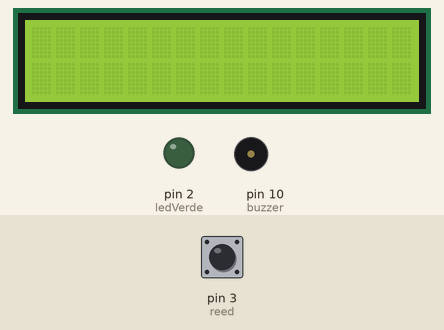
The sketch below on a simulated Arduino Uno, built with avr-gcc and run on an emulated ATmega328P. Shown: 16×2 character LCD, output pins drawn as LEDs (lit = HIGH), buzzer (waves = sounding). Dashed ring = blinking. The inputs (shaded band) are chosen by the test bench; at power-on: pin 3 (reed) HIGH. Sleep ends after the set time or at an interrupt.

Above: at 1.2 s.
1.3 s: pin 3 (reed) pulsed LOW 5 times (0.12 s each, 0.3 s apart)
At 1.82 s:
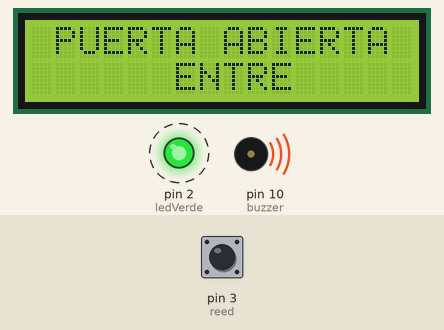
At 3.3 s:
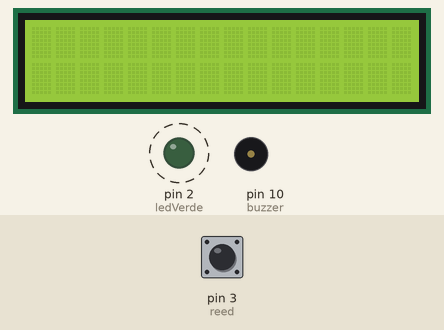
Timing chart, 0 to 4.8 s (numbered marks = the images above; inputs shaded):
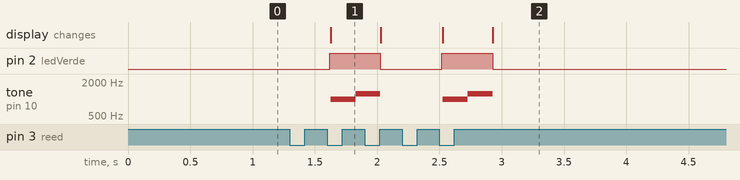

Measured:
- after the input at 1.3 s, pin 2 (ledVerde): alternates HIGH for 0.41 s and LOW for 0.49 s, 4 changes in all, then stays LOW, starting after 0.32 s; tone on pin 10 (buzzer): plays 1000 Hz for 0.20 s, 1250 Hz for 0.20 s, 1000 Hz for 0.20 s, 1250 Hz for 0.20 s, starting after 0.33 s; the display: changes after 0.33 s (image 1)

The sketch:

Practica_2.ino
```cpp
//Alarma para el acceso a una puerta
//Sandra Luz Godinez Guerrero
//Sistemas Programables

#include <avr/sleep.h>
#include <LiquidCrystal.h>

//Crear el objeto LCD con los números correspondientes (rs, en, d4, d5, d6, d7)
LiquidCrystal lcd(8, 9, 4, 5, 6, 7);

//Definir pines usados
#define ledVerde 2
#define reed 3
#define buzzer 10

//definir frecuencias para el buzzer
const int tono1 = 1000;
const int tono2 = 1250;

//Variable para almacenar el estado del reed switch
volatile int value = HIGH;

void setup() {
  //Configurar entradas y salidas
  pinMode(reed, INPUT_PULLUP);
  pinMode(ledVerde, OUTPUT);
  pinMode(buzzer, OUTPUT);
  lcd.begin(16, 2);

  //Modo de bajo consumo.
  set_sleep_mode(SLEEP_MODE_PWR_DOWN);
  //Se crea una interrupcion que reaccione al cambiar de LOW a HIGH
  attachInterrupt(digitalPinToInterrupt(reed), interrupcion, RISING);
  Serial.begin(9600);
}

void loop() {
  //Obtener el estado del reed switch
  value = digitalRead(reed);
 //si es LOW quiere decir que el iman esta cerca y HIGH al alejar el iman
  if (value == LOW) {
    sleep_disable();
    digitalWrite(ledVerde, HIGH);
    //Mostrar mensaje en display lcd 16x2
    lcd.display();
    lcd.home();
    lcd.print(" PUERTA ABIERTA ");
    lcd.setCursor (0,1);
    lcd.print("      ENTRE     ");

   //Sonido del buzzer
   tone(buzzer, tono1);
   delay(200);
   tone(buzzer, tono2);

  } else {
     digitalWrite(ledVerde,LOW);//Apaga el led con la alarma; si esta linea no se comenta el led se apagara
     noTone(buzzer);
     // Turn off the display:
     lcd.noDisplay();
     sleep_enable();//inicializamos el modo bajo consumo
     sleep_mode();//ponemos el modo bajo consumo.
  }

  delay(200);

}

void interrupcion() {
  value = !value;
}
```
